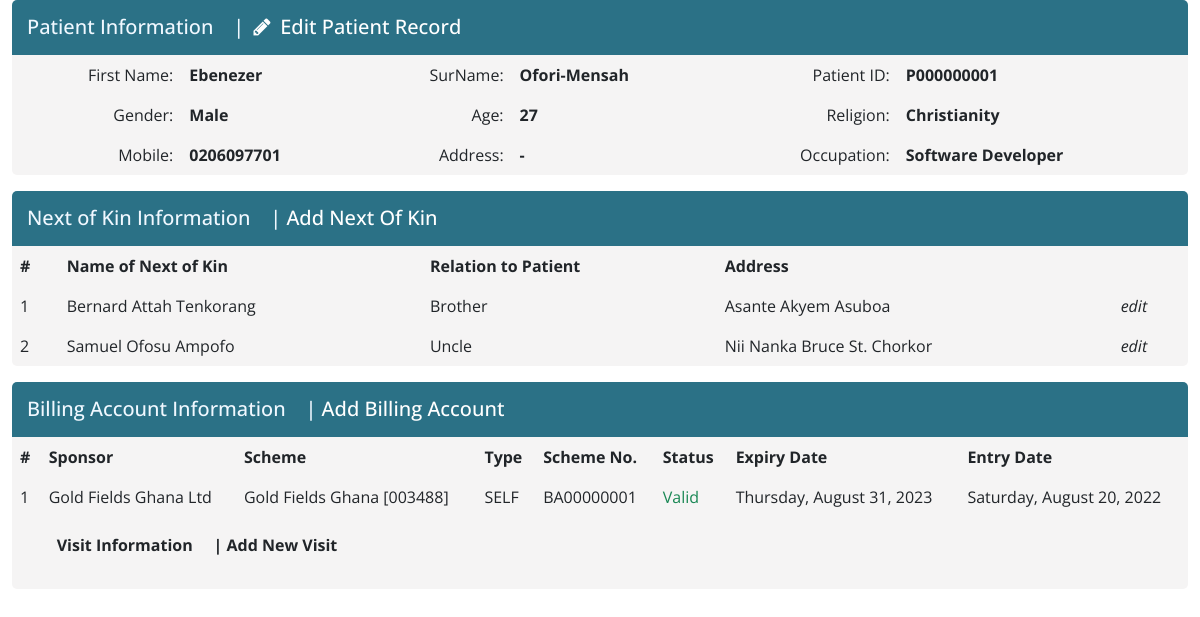
Before: /patient/P000000001/ with the older database file.
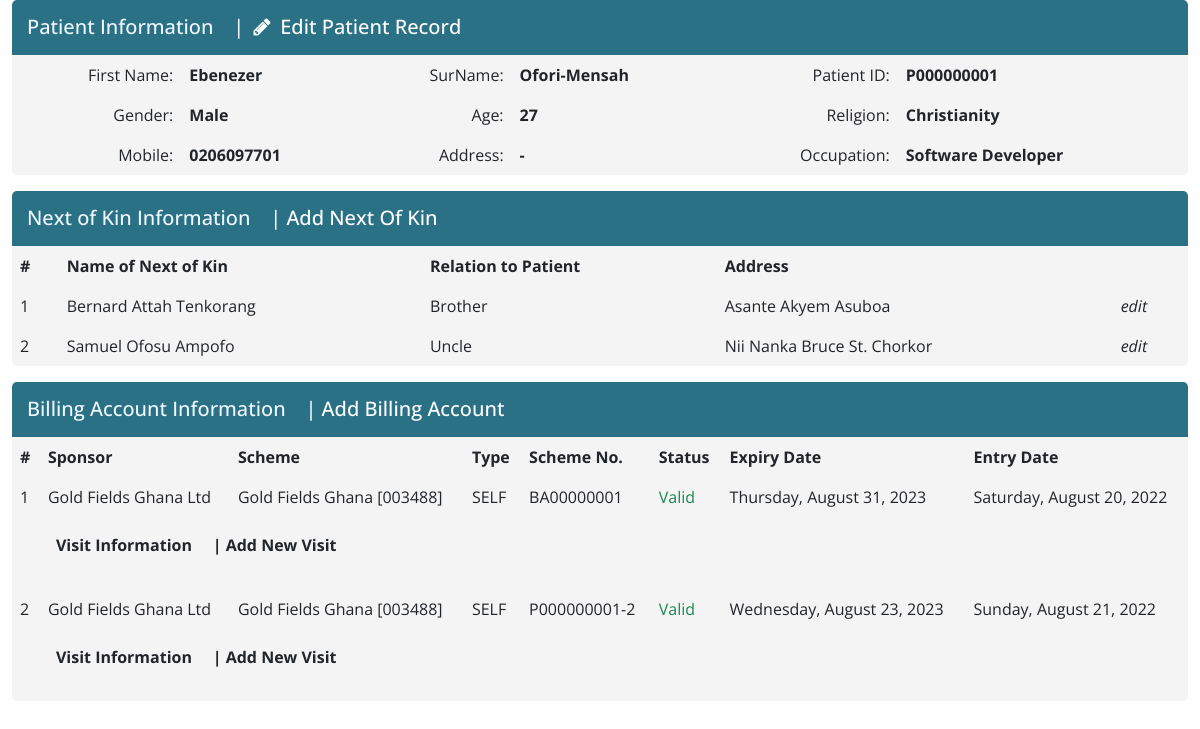
After: the same page with the newer database file.
### records/models.py (models this page shows, shortened)
class NextOfKin(models.Model):
    NextOfKinID = models.CharField(_("Next of Kin ID"), max_length=255, unique=True, default=generateNextOfKinID)
    PatientID = models.ForeignKey(Patient, verbose_name = _("Patient"),  on_delete=models.CASCADE, db_index=True)
    NextOfKinName = models.CharField(_("Name of Next of Kin"), max_length=255)
    RelationTypeID = models.ForeignKey(RelationType, verbose_name = _("Relation To Patient"), on_delete=models.SET_NULL, default=1, null=True)
    ContactAddress = models.TextField()
    DateOfBirth = models.DateField(_("Date of Birth"), blank=True, null=True)
    Email = models.CharField(_("Email Address"), max_length=255, blank=True, null=True)
    CreatedAt = models.DateTimeField(_("Date Created"), auto_now_add=True)
    Status = models.BooleanField(_("Next of Kin Status"), default=True, editable=False)
    class Meta:
        verbose_name = "Next of Kin"
        verbose_name_plural = "Next of Kins"

class RelationType(models.Model):
    RelationTypeName = models.CharField(_("Relation Type"), max_length=255)
    Description = models.TextField(blank=True, null=True)
    Status = models.BooleanField(_("Relation Type Status"), default=True)
    class Meta:
        verbose_name = "Relation Type"
        verbose_name_plural = "Relation Types"
    def __str__(self) -> str:
        return f'{self.RelationTypeName}'

### sponsor/models.py (models this page shows, shortened)
class BillingAccount(models.Model): #insuredpatient
    MainAccountHolderID = models.ForeignKey(MainAccountHolder, verbose_name=_("Main Bill Account"), on_delete=models.SET_NULL, null=True, default=2)
    BillingAccountID = models.CharField(_("Billing Account No."), max_length=250, default=billingAccountID)
    BillingAccountName = models.CharField(_("Billing Account"), max_length=250, editable=False, blank=True)
    PatientID = models.ForeignKey(Patient, verbose_name=_("Patient No."), on_delete=models.CASCADE)
    InsuranceSchemeID = models.ForeignKey(InsuranceScheme, verbose_name=_("Sponsor Account"), on_delete=models.CASCADE)
    RelationTypeID = models.ForeignKey(RelationType, verbose_name=_("Relation"), on_delete=models.SET_DEFAULT, default=1)
    InsuranceNumber = models.CharField(_("Insurance Number"), max_length=250)
    DepartmentID = models.ForeignKey(Department, verbose_name=_("Department"), on_delete=models.SET_NULL, null=True)
    SponsorStatusID = models.ForeignKey(SponsorStatus, verbose_name=_("Status"), on_delete=models.SET_NULL, null=True, default=1)
    ExpiryDate = models.DateField(_("Expiry Date"), blank=True, null=True)
    Description = models.TextField(_("Description"), blank=True, null=True, editable=False)
    Status = models.BooleanField(_("Billing Account Status"), default=True, editable=False)
    CreatedAt = models.DateTimeField(_("Created At"), auto_now_add=True)
    ReceiptType = models.ForeignKey(ReceiptType, verbose_name=_("Receipt Type"), on_delete=models.SET_NULL, null=True)
    class Meta:
        verbose_name = _("Billing Account")
        verbose_name_plural = _("Billing Accounts")

class InsuranceScheme(models.Model):
    InsuranceSchemeID = models.CharField(_("Insurance Scheme ID"), max_length=250)
    InsuranceSchemeName = models.CharField(_("Insurance Scheme Name"), max_length=250)
    BillingCategoryID = models.ForeignKey(BillingCategory, verbose_name=_("Billing Category"), on_delete=models.CASCADE)
    SponsorID = models.ForeignKey(Sponsor, verbose_name=_("Sponsor"), on_delete=models.CASCADE)
    ReceiptTypeID = models.ForeignKey(ReceiptType, verbose_name=_("Receipt Type"), on_delete=models.SET_NULL, null=True)
    Description = models.TextField(_("Description"), blank=True, null=True, editable=False)
    Status = models.BooleanField(_("Billing Account Status"), default=True, editable=False)
    CreatedAt = models.DateTimeField(_("Created At"), auto_now_add=True)
    class Meta:
        verbose_name = _("Insurance Scheme")
        verbose_name_plural = _("Insurance Schemes")
    def __str__(self):
        return self.InsuranceSchemeName

class Sponsor(models.Model):
    SponsorID = models.CharField(_("Sponsor ID"), max_length=250, default=sponsorID)
    SponsorName = models.CharField(_("Sponsor Name"), max_length=250)
    SponsorTypeID = models.ForeignKey(SponsorType, verbose_name=_("Sponsor Type"), max_length=250, on_delete=models.SET_NULL, null=True)
    SponsorStatusID = models.ForeignKey(SponsorStatus, verbose_name=_("Sponsor Status"), max_length=250, on_delete=models.SET_NULL, null=True, default=1)
    Address = models.TextField(_("Address"), blank=True, null=True)
    City = models.CharField(_("City"), max_length=250)
    Location = models.CharField(_("Location"), max_length=250, blank=True, null=True)
    OfficePhone = models.CharField(_("Office Phone"), max_length=250)
    OfficeFax = models.CharField(_("Office Fax"), max_length=250)
    Description = models.TextField(_("Description"), blank=True, null=True, editable=False)
    Status = models.BooleanField(_("Sponsor Type Status"), default=True, editable=False)
    CreatedAt = models.DateTimeField(_("Created At"), auto_now_add=True)
    class Meta:
        verbose_name = _("Sponsor")
        verbose_name_plural = _("Sponsors")
    def __str__(self):
        return self.SponsorName

class SponsorStatus(models.Model):
    SponsorStatusID = models.CharField(_("Sponsor Status ID"), max_length=250, default=sponsorStatusID)
    SponsorStatusName = models.CharField(_("Sponsor Status Name"), max_length=250)
    Description = models.TextField(_("Description"), blank=True, null=True, editable=False)
    Status = models.BooleanField(_("Status"), default=True, editable=False)
    CreatedAt = models.DateTimeField(_("Created At"), auto_now_add=True)
    class Meta:
        verbose_name = _("Sponsor Status")
        verbose_name_plural = _("Sponsor Statuses")
    def __str__(self):
        return self.SponsorStatusName

### records/views.py (the view)
# urls.py: path('<patient_id>/', views.PatientDetailView.as_view(), name='patient_detail'),
class PatientDetailView(DetailView):
    template_name = 'records/patient_detail.html'
    def get_object(self):
        patient_id = self.kwargs['patient_id']
        self.object = Patient.objects.get(PatientID=patient_id)
        return self.object

### helpers.py (called while the page is built)
def calculateAge(birthdate):
    today = date.today()
    age = today.year - birthdate.year - ((today.month, today.day) < (birthdate.month, birthdate.day))
    return age

### records/models.py (called while the page is built)
    def __str__(self) -> str:
        return f'{self.GenderName}'

    def __str__(self) -> str:
        return f'{self.ReligionName}'

    def __str__(self) -> str:
        return f'{self.FirstName}  {self.OtherName}  {self.SurName}'

    @property
    def getAge(self):
        return helpers.calculateAge(self.BirthDate)

### templates/records/patient_detail.html (shortened to what the changed rows need)
{% extends 'extras/base.html' %}
{% load static %}
{% block content %}
{% if patient.nextofkin_set.all %}
    <div class="info">
        <table class="table table-borderless">
            <thead>
                <tr>
                    <th>#</th>
                    <th>Name of Next of Kin</th>
                    <th>Relation to Patient</th>
                    <th>Address</th>
                </tr>
            </thead>
            <tbody>
                {% for nextofkin in patient.nextofkin_set.all %}
                    <tr>
                        <td>{{forloop.counter}}</td>
                        <td>{{nextofkin.NextOfKinName}}</td>
                        <td>{{nextofkin.RelationTypeID}}</td>
                        <td>{{nextofkin.ContactAddress}}</td>
                        <td><i class="bi bi-pencil">edit</i></td>
                    </tr>
                {% endfor %}
            </tbody>
        </table>
    </div>
{% endif %}
{% if patient.billingaccount_set.all %}
    <div class="info">
        <table class="table table-borderless">
            <thead>
                <tr>
                    <th>#</th>
                    <th>Sponsor</th>
                    <th>Scheme</th>
                    <th>Type</th>
                    <th>Scheme No.</th>
                    <th>Status</th>
                    <th>Expiry Date</th>
                    <th>Entry Date</th>
                </tr>
            </thead>
            <tbody>
                {% for billing_account in patient.billingaccount_set.all %}
                    <tr class='billing-info'>
                        <td>{{forloop.counter}}</td>
                        <td>{{billing_account.InsuranceSchemeID.SponsorID}}</td>
                        <td>{{billing_account.InsuranceSchemeID}}</td>
                        <td>{{billing_account.RelationTypeID}}</td>
                        <td>{{billing_account.BillingAccountID}}</td>
                        <td
                            {% if billing_account.SponsorStatusID.id == 1 %}
                                class="text-success"
                            {% else %}
                                class="text-danger"
                            {% endif %}
                        >
                            {{billing_account.SponsorStatusID}}
                        </td>
                        <td>{{billing_account.ExpiryDate|date:'l, F j, Y'}}</td>
                        <td>{{billing_account.CreatedAt|date:'l, F j, Y'}}</td>
                    </tr>
                    <tr>
                        <td></td>
                        <td colspan="7">
                            <table class="table table-borderless">
                                <th>Visit Information &nbsp;&nbsp;&nbsp; | Add New Visit</th>
                            </table>
                        </td>
                    </tr>
                {% endfor %}
            </tbody>
        </table>
    </div>
{% endif %}
{% endblock content %}

Changed rows visible on the page:
added BillingAccount: InsuranceSchemeID.SponsorID "Gold Fields Ghana Ltd", InsuranceSchemeID "Gold Fields Ghana [003488]", RelationTypeID "SELF", BillingAccountID "P000000001-2", SponsorStatusID "Valid", ExpiryDate "Wednesday, August 23, 2023", CreatedAt "Sunday, August 21, 2022"
